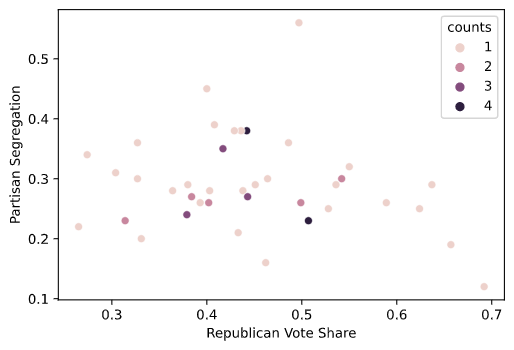

Generate this figure with Python:
# %%
import pandas as pd
from matplotlib import pyplot as plt
import seaborn as sns

police_killings = pd.read_csv('part one dataset/police_killings_MPV.csv')

del police_killings["Unnamed: 29"]
del police_killings["Unnamed: 30"]
del police_killings["Unnamed: 31"]
del police_killings["Unnamed: 32"] 
del police_killings["Unnamed: 33"] 
del police_killings["Unnamed: 34"]
del police_killings["Unnamed: 35"]
del police_killings["Unnamed: 36"]
del police_killings["Unnamed: 37"]
del police_killings["Unnamed: 38"]
del police_killings["Unnamed: 39"]
del police_killings["Unnamed: 40"]
del police_killings["Unnamed: 41"]
del police_killings["Unnamed: 42"]
del police_killings["Unnamed: 43"]
del police_killings["Unnamed: 44"]
del police_killings["Unnamed: 45"]
del police_killings["Unnamed: 46"]
del police_killings["Unnamed: 47"]
del police_killings["Unnamed: 48"]
del police_killings["Unnamed: 49"]
del police_killings["Unnamed: 50"]
del police_killings["Unnamed: 51"]
del police_killings["Unnamed: 52"]
del police_killings["Unnamed: 53"]
del police_killings["Unnamed: 54"]
del police_killings["Unnamed: 55"]
del police_killings["Unnamed: 56"]
del police_killings["Unnamed: 57"]
del police_killings["Unnamed: 58"]
del police_killings["Unnamed: 59"]
del police_killings["Unnamed: 60"]
del police_killings["Unnamed: 61"]
del police_killings["Unnamed: 62"]
del police_killings["Unnamed: 63"]
del police_killings["Unnamed: 64"]
del police_killings["Unnamed: 65"]
del police_killings["Unnamed: 66"]
del police_killings["Unnamed: 67"]
del police_killings["Fatal Encounters ID"]
del police_killings["MPV ID"]
del police_killings["Geography (via Trulia methodology based on zipcode population density: http://jedkolko.com/wp-content/uploads/2015/05/full-ZCTA-urban-suburban-rural-classification.xlsx )"]
del police_killings["URL of image of victim"]
del police_killings["Street Address of Incident"]
del police_killings["Zipcode"]
del police_killings["County"]
del police_killings["Link to news article or photo of official document"]
del police_killings["ORI Agency Identifier (if available)"]
del police_killings["WaPo ID (If included in WaPo database)"]
del police_killings["Criminal Charges?"]
del police_killings["Agency responsible for death"]
del police_killings["A brief description of the circumstances surrounding the death"]
del police_killings["Alleged Threat Level (Source: WaPo)"]
del police_killings["Body Camera (Source: WaPo)"]
del police_killings["Fleeing (Source: WaPo)"]
del police_killings["Off-Duty Killing?"]
del police_killings["Alleged Weapon (Source: WaPo and Review of Cases Not Included in WaPo Database)"]
del police_killings["Official disposition of death (justified or other)"]
del police_killings["Symptoms of mental illness?"]

police_killings["Date of Incident (month/day/year)"] = pd.to_datetime(police_killings["Date of Incident (month/day/year)"], format='%d/%m/%Y').dt.strftime('%Y-%m-%d')

# %%

start_date = "2020-05-25"
end_date = "2020-07-31"

after_start_date = police_killings["Date of Incident (month/day/year)"] >= start_date
before_end_date = police_killings["Date of Incident (month/day/year)"] <= end_date
between_two_dates = after_start_date & before_end_date
filtered_police_killings = police_killings.loc[between_two_dates].reset_index(drop=True)
filtered_police_killings["Location"] = filtered_police_killings["City"] + ", " + filtered_police_killings["State"]

del filtered_police_killings["City"]
del filtered_police_killings["State"]

filtered_police_killings

# %%
deaths_by_race = filtered_police_killings["Victim's race"].value_counts().rename_axis('race').reset_index(name='counts')
print(deaths_by_race)
# %%
deaths_by_race = deaths_by_race[deaths_by_race.race != 'Unknown race']
# %%

deaths_by_race['death_perc'] = deaths_by_race['counts'] / deaths_by_race['counts'].sum()
print(deaths_by_race)
deaths_by_race

# %%
# trying to show a timeline of the deaths

timeline = filtered_police_killings["Date of Incident (month/day/year)"].value_counts().rename_axis('incident_dates').reset_index(name='counts')

pd.to_datetime(timeline.incident_dates)

timeline.sort_values(by=["incident_dates"], inplace=True, ascending=True)

timeline = timeline.reset_index(drop=True)
print(timeline)
# %%
sns.lineplot(data=timeline)
plt.show()
# %%

partisan_and_republican = pd.read_csv('part two dataset/demographics/politics_538.csv')

partisan_and_republican
# %%

deaths_by_city = filtered_police_killings["Location"].value_counts().rename_axis('Location').reset_index(name='counts')

deaths_by_city
# %%

print("Partisan: ", partisan_and_republican)
print("deaths: ", deaths_by_city)

result = pd.merge(partisan_and_republican, deaths_by_city, on="Location")
result

# %%
print(result)
sns.scatterplot(data=result, x="Republican Vote Share", y="Partisan Segregation", hue="counts")
plt.show()

plt.figure()
sns.scatterplot(data=result, x="Partisan Segregation", y="counts")
# plt.show()
plt.savefig('rq4-scatter.png', bbox_inches='tight')
from scipy.stats import pearsonr
print("Pearsonr:", pearsonr(result["Partisan Segregation"], result["counts"]))
# %%
